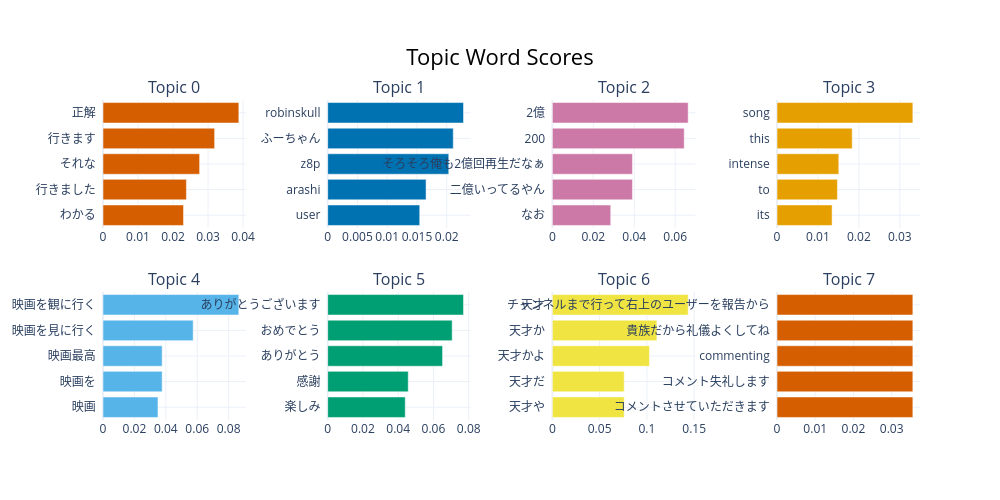

Notebook source saved alongside this figure:
### Code cell
fig = topic_model.visualize_barchart(top_n_topics=8)
fig.show()

### Figure 1 — Plotly figure (JSON) as saved in the notebook; plotly's stock layout.template omitted (floating-point values rounded to 4 significant figures)
{"data": [{"marker": {"color": "#D55E00"}, "orientation": "h", "type": "bar", "x": [0.02299, 0.02382, 0.02759, 0.03188, 0.03879], "xaxis": "x", "y": ["わかる  ", "行きました  ", "それな  ", "行きます  ", "正解  "], "yaxis": "y"}, {"marker": {"color": "#0072B2"}, "orientation": "h", "type": "bar", "x": [0.01546, 0.01653, 0.02034, 0.0211, 0.02282], "xaxis": "x2", "y": ["user  ", "arashi  ", "z8p  ", "ふーちゃん  ", "robinskull  "], "yaxis": "y2"}, {"marker": {"color": "#CC79A7"}, "orientation": "h", "type": "bar", "x": [0.02852, 0.03912, 0.03912, 0.06441, 0.06634], "xaxis": "x3", "y": ["なお  ", "二億いってるやん  ", "そろそろ俺も2億回再生だなぁ  ", "200  ", "2億  "], "yaxis": "y3"}, {"marker": {"color": "#E69F00"}, "orientation": "h", "type": "bar", "x": [0.01345, 0.01476, 0.01509, 0.01836, 0.03318], "xaxis": "x4", "y": ["its  ", "to  ", "intense  ", "this  ", "song  "], "yaxis": "y4"}, {"marker": {"color": "#56B4E9"}, "orientation": "h", "type": "bar", "x": [0.035, 0.03768, 0.03768, 0.05743, 0.08649], "xaxis": "x5", "y": ["映画  ", "映画を  ", "映画最高  ", "映画を見に行く  ", "映画を観に行く  "], "yaxis": "y5"}, {"marker": {"color": "#009E73"}, "orientation": "h", "type": "bar", "x": [0.04399, 0.04569, 0.06516, 0.0706, 0.07704], "xaxis": "x6", "y": ["楽しみ  ", "感謝  ", "ありがとう  ", "おめでとう  ", "ありがとうございます  "], "yaxis": "y6"}, {"marker": {"color": "#F0E442"}, "orientation": "h", "type": "bar", "x": [0.07597, 0.07597, 0.1027, 0.1105, 0.1436], "xaxis": "x7", "y": ["天才や  ", "天才だ  ", "天才かよ  ", "天才か  ", "天才  "], "yaxis": "y7"}, {"marker": {"color": "#D55E00"}, "orientation": "h", "type": "bar", "x": [0.03554, 0.03554, 0.03554, 0.03554, 0.03554], "xaxis": "x8", "y": ["コメントさせていただきます  ", "コメント失礼します  ", "commenting  ", "貴族だから礼儀よくしてね  ", "チャンネルまで行って右上のユーザーを報告から  "], "yaxis": "y8"}], "layout": {"annotations": [{"font": {"size": 16}, "showarrow": false, "text": "Topic 0", "x": 0.0875, "xanchor": "center", "xref": "paper", "y": 1, "yanchor": "bottom", "yref": "paper"}, {"font": {"size": 16}, "showarrow": false, "text": "Topic 1", "x": 0.3625, "xanchor": "center", "xref": "paper", "y": 1, "yanchor": "bottom", "yref": "paper"}, {"font": {"size": 16}, "showarrow": false, "text": "Topic 2", "x": 0.6375, "xanchor": "center", "xref": "paper", "y": 1, "yanchor": "bottom", "yref": "paper"}, {"font": {"size": 16}, "showarrow": false, "text": "Topic 3", "x": 0.9125, "xanchor": "center", "xref": "paper", "y": 1, "yanchor": "bottom", "yref": "paper"}, {"font": {"size": 16}, "showarrow": false, "text": "Topic 4", "x": 0.0875, "xanchor": "center", "xref": "paper", "y": 0.4, "yanchor": "bottom", "yref": "paper"}, {"font": {"size": 16}, "showarrow": false, "text": "Topic 5", "x": 0.3625, "xanchor": "center", "xref": "paper", "y": 0.4, "yanchor": "bottom", "yref": "paper"}, {"font": {"size": 16}, "showarrow": false, "text": "Topic 6", "x": 0.6375, "xanchor": "center", "xref": "paper", "y": 0.4, "yanchor": "bottom", "yref": "paper"}, {"font": {"size": 16}, "showarrow": false, "text": "Topic 7", "x": 0.9125, "xanchor": "center", "xref": "paper", "y": 0.4, "yanchor": "bottom", "yref": "paper"}], "height": 500, "hoverlabel": {"bgcolor": "white", "font": {"family": "Rockwell", "size": 16}}, "showlegend": false, "title": {"font": {"color": "Black", "size": 22}, "text": "Topic Word Scores", "x": 0.5, "xanchor": "center", "yanchor": "top"}, "width": 1000, "xaxis": {"anchor": "y", "domain": [0, 0.175], "showgrid": true}, "xaxis2": {"anchor": "y2", "domain": [0.275, 0.45], "showgrid": true}, "xaxis3": {"anchor": "y3", "domain": [0.55, 0.725], "showgrid": true}, "xaxis4": {"anchor": "y4", "domain": [0.825, 1], "showgrid": true}, "xaxis5": {"anchor": "y5", "domain": [0, 0.175], "showgrid": true}, "xaxis6": {"anchor": "y6", "domain": [0.275, 0.45], "showgrid": true}, "xaxis7": {"anchor": "y7", "domain": [0.55, 0.725], "showgrid": true}, "xaxis8": {"anchor": "y8", "domain": [0.825, 1], "showgrid": true}, "yaxis": {"anchor": "x", "domain": [0.6, 1], "showgrid": true}, "yaxis2": {"anchor": "x2", "domain": [0.6, 1], "showgrid": true}, "yaxis3": {"anchor": "x3", "domain": [0.6, 1], "showgrid": true}, "yaxis4": {"anchor": "x4", "domain": [0.6, 1], "showgrid": true}, "yaxis5": {"anchor": "x5", "domain": [0, 0.4], "showgrid": true}, "yaxis6": {"anchor": "x6", "domain": [0, 0.4], "showgrid": true}, "yaxis7": {"anchor": "x7", "domain": [0, 0.4], "showgrid": true}, "yaxis8": {"anchor": "x8", "domain": [0, 0.4], "showgrid": true}}}
